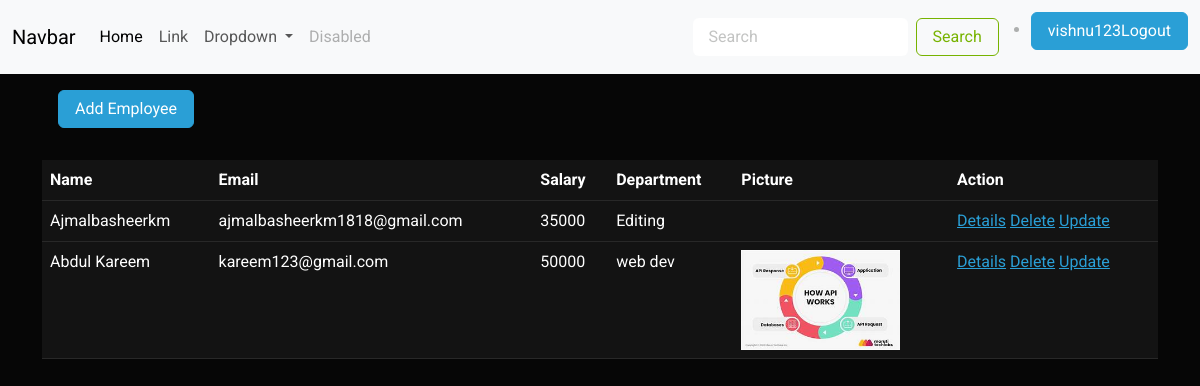
Screenshot of /employee/list/ (signed in) with the database file from the repository.
### crm/models.py (models this page shows, shortened)
class Employee(models.Model):
    name = models.CharField(max_length=100)
    email = models.EmailField(unique=True)
    address = models.TextField()
    department = models.CharField(max_length=100)
    salary = models.PositiveIntegerField()
    date_of_join = models.DateField()
    gender_options =(
        ("male","male"),
        ("female","female")
    )
    gender = models.CharField(max_length=100,choices=gender_options,default="male")
    picture = models.ImageField(upload_to="employee_images",null=True,blank=True)

### crm/views.py (the view)
# urls.py: path('employee/list/',views.EmployeeListView.as_view(),name="employee-list"),
@method_decorator(decs,name="dispatch")
class EmployeeListView(View):
    template_name = "employee_list.html"
    def get(self,request,*args,**kwargs):
        qs = Employee.objects.all()
        return render(request,self.template_name,{"data":qs})

### crm/templates/employee_list.html
{%extends 'base.html'%}
{%block main_block%}
<div class="container">
    <div class="row">
        <div class="m-3">
            <a href="{%url 'employee-add'%}" class="btn btn-primary">Add Employee</a>
        </div>
    </div>
</div>
<div class="container">
    <table class="table table-stripped mt-3 p-3">
        <tr>
            <th>Name</th>
            <th>Email</th>
            <th>Salary</th>
            <th>Department</th>
            <th>Picture</th>
            <th>Action</th>
        </tr>
            {%for e in data %}
            <tr>
                <td>{{e.name}}</td>
                <td>{{e.email}}</td>
                <td>{{e.salary}}</td>
                <td>{{e.department}}</td>
                <td>
                    {%if e.picture %}
                    <img src="{{e.picture.url}}" alt="" class="" height="100px">
                    {%endif%}
                </td>
                <td>
                    <a href="{% url 'employee-details' e.id%}">Details</a>
                    <a href="{% url 'employee-delete' e.id%}">Delete</a>
                    <a href="{% url 'employee-edit' e.id%}">Update</a>
                </td>
            </tr>
            {%endfor%}
    </table>
</div>
{%endblock%}

### crm/templates/base.html (shortened to what this page needs)
<!DOCTYPE html>
{%load static%}
<html lang="en">
<head>
    <link rel="stylesheet" href="{% static 'css/style.css' %}">
</head>
<body>
    <nav class="navbar navbar-expand-lg bg-body-tertiary">
        <div class="container-fluid">
          <a class="navbar-brand" href="#">Navbar</a>
          <div class="collapse navbar-collapse" id="navbarSupportedContent">
            <ul class="navbar-nav me-auto mb-2 mb-lg-0">
              <li class="nav-item">
                <a class="nav-link active" aria-current="page" href="#">Home</a>
              </li>
              <li class="nav-item">
                <a class="nav-link" href="#">Link</a>
              </li>
              <li class="nav-item dropdown">
                <a class="nav-link dropdown-toggle" href="#" role="button" data-bs-toggle="dropdown" aria-expanded="false">
                  Dropdown
                </a>
              </li>
              <li class="nav-item">
                <a class="nav-link disabled" aria-disabled="true">Disabled</a>
              </li>
            </ul>
            <form class="d-flex" role="search">
              <input class="form-control me-2" type="search" placeholder="Search" aria-label="Search">
              <button class="btn btn-outline-success" type="submit">Search</button>
            </form>
            <ul>
              <li class="nav-item mt-1">
                <a href="{%url 'signout'%}" class="btn btn-primary">{{request.user}}Logout</a>
              </li>
            </ul>
          </div>
        </div>
      </nav>
    {%block main_block%}
    {%endblock%}
</body>
</html>

### rows the page displays
Employee: name "Ajmalbasheerkm", email "ajmalbasheerkm1818@gmail.com", salary "35000", department "Editing"
Employee: name "Abdul Kareem", email "kareem123@gmail.com", salary "50000", department "web dev", picture (picture)

### other values shown
{{ request.user }} "vishnu123"
